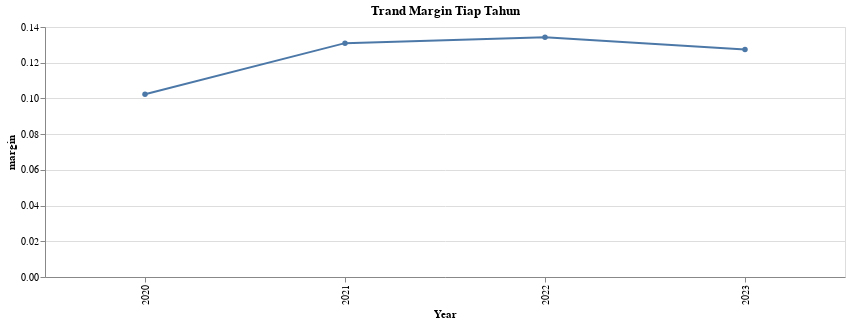

Notebook source saved alongside this figure:
### Code cell
df['Year']=df['Order Date'].dt.year
margin=df.groupby('Year').agg({'Sales':'sum','Profit':'sum'}).reset_index()
margin['margin']=margin['Profit']/margin['Sales']

chart_margin=alt.Chart(margin).mark_line(point=True).encode(
    x=alt.X('Year:O'),
    y=alt.Y('margin'),
    tooltip='margin',
    ).properties( 
    title='Trand Margin Tiap Tahun',
    width=800, height=250
)
    
chart_margin

### Figure 1 — Vega-Lite specification as saved in the notebook (floating-point values rounded to 4 significant figures)
{"config": {"view": {"continuousWidth": 300, "continuousHeight": 300}}, "data": {"name": "data-e9efeecd2b787289b181be88662921d0"}, "mark": {"type": "line", "point": true}, "encoding": {"tooltip": {"field": "margin", "type": "quantitative"}, "x": {"field": "Year", "type": "ordinal"}, "y": {"field": "margin", "type": "quantitative"}}, "height": 250, "title": "Trand Margin Tiap Tahun", "width": 800, "$schema": "https://vega.github.io/schema/vega-lite/v5.16.3.json", "datasets": {"data-e9efeecd2b787289b181be88662921d0": [{"Year": 2020, "Sales": 484200.0, "Profit": 49540.0, "margin": 0.1023}, {"Year": 2021, "Sales": 470500.0, "Profit": 61620.0, "margin": 0.131}, {"Year": 2022, "Sales": 608500.0, "Profit": 81730.0, "margin": 0.1343}, {"Year": 2023, "Sales": 733900.0, "Profit": 93510.0, "margin": 0.1274}]}}
